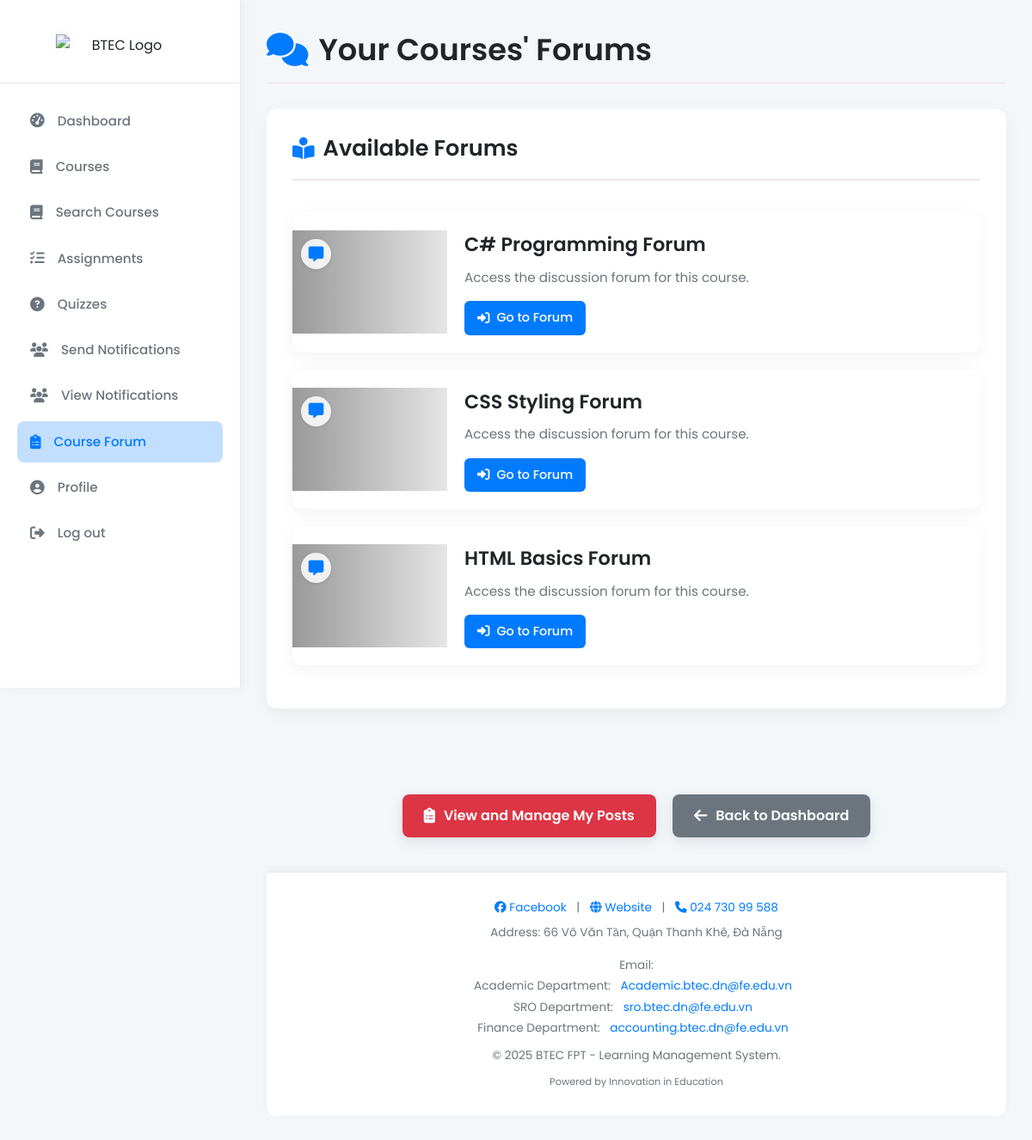
/module/teacher/forum/teacher_forum_courses.php (signed in), run on the app's committed database.
### tables this page shows
CREATE TABLE `courses` (
  `id` int NOT NULL,
  `title` varchar(255) NOT NULL,
  `department` varchar(255) DEFAULT NULL,
  `description` text,
  `teacher_id` int DEFAULT NULL,
  `created_at` datetime DEFAULT CURRENT_TIMESTAMP
);

### module/teacher/forum/teacher_forum_courses.php (the view, shortened to what this page needs)
<?php
include "../../../includes/db_connect.php";
$teacher_id = $_SESSION['user_id'];
$courses_query = $conn->query("SELECT id, title FROM courses WHERE teacher_id = $teacher_id ORDER BY id DESC");
?>
<!DOCTYPE html>
<html lang="en">
<head>
    <link rel="stylesheet" href="https://cdnjs.cloudflare.com/ajax/libs/font-awesome/6.5.0/css/all.min.css">
    <link rel="stylesheet" href="../../../css/style.css">
    <link rel="stylesheet" href="../../../css/teacher/teacher_forum_courses.css">
</head>
<body>
    <?php include "../../../includes/teacher_sidebar.php"; ?>
    <div class="main-content">
        <div class="admin-page-header">
            <h2><i class="fas fa-comments"></i> Your Courses' Forums</h2>
        </div>
        <?php if ($courses_query->num_rows > 0): ?>
            <div class="progress-overview">
                <h3><i class="fas fa-book-reader"></i> Available Forums</h3>
                <div class="progress-content">
                    <ul class="course-list">
                        <?php while ($course = $courses_query->fetch_assoc()): ?>
                            <li class="course-item">
                                <div class="course-item-image" style="background-image: url('https://source.unsplash.com/random/800x400?forum,discussion&sig=<?= $course['id'] ?>');">
                                    <span class="course-icon"><i class="fas fa-comment-alt"></i></span>
                                </div>
                                <div class="course-item-content">
                                    <h3 class="course-item-title"><?= htmlspecialchars($course['title']) ?> Forum</h3>
                                    <p class="course-item-description">Access the discussion forum for this course.</p>
                                    <div class="course-item-actions">
                                        <a href="teacher_forum.php?course_id=<?= $course['id'] ?>"><i class="fas fa-sign-in-alt"></i> Go to Forum</a>
                                    </div>
                                </div>
                            </li>
                        <?php endwhile; ?>
                    </ul>
                </div>
            </div>
        <?php else: ?>
            <p class="no-results"><i class="fas fa-exclamation-circle"></i> You are not currently teaching any courses with associated forums.</p>
        <?php endif; ?>
        <div class="back-to-courses" style="margin-top: 30px; text-align: center;">
            <a href="teacher_my_posts.php" class="back-button" style="background-color: var(--accent-color);"><i class="fas fa-clipboard-list"></i> View and Manage My Posts</a>
            <a href="../dashboard/teacher_dashboard.php" class="back-button" style="margin-left: 15px;"><i class="fas fa-arrow-left"></i> Back to Dashboard</a>
        </div>
        <?php include "../../../includes/footer.php"; ?>
    </div>
</body>
</html>

### css/style.css (style rules this page uses)
:root { --primary-color: #007bff; --accent-color: #dc3545; --background-light: #f4f7fa; --background-card: #ffffff; --text-dark: #212529; --text-medium: #6c757d; --text-light: #ced4da; --border-color: #eee6e6; --shadow-light: rgba(0, 0, 0, 0.05); --shadow-medium: rgba(0, 0, 0, 0.1); }
*, *::before, *::after { box-sizing: border-box; margin: 0; padding: 0; }
body { font-family: 'Poppins', sans-serif; background-color: var(--background-light); color: var(--text-dark); line-height: 1.6; display: flex; min-height: 100vh; }

### css/teacher/teacher_forum_courses.css (style rules this page uses)
*, *::before, *::after { box-sizing: border-box; margin: 0; padding: 0; }
body { font-family: 'Poppins', sans-serif; background: var(--background-light); color: var(--text-dark); line-height: 1.6; min-height: 100vh; display: flex; overflow-x: hidden; transition: background 0.4s, color 0.4s; }
.main-content { margin-left: 280px; padding: 30px; flex-grow: 1; display: flex; flex-direction: column; background-color: var(--background-light); transition: margin-left 0.3s ease; }
.admin-page-header { display: flex; justify-content: space-between; align-items: center; margin-bottom: 30px; padding-bottom: 10px; border-bottom: 1px solid var(--border-color); }
.admin-page-header h2 { font-size: 2.2em; color: var(--text-dark); margin: 0; display: flex; align-items: center; font-weight: 600; }
.admin-page-header h2 i { margin-right: 12px; color: var(--primary-color); font-size: 1.1em; }
.progress-overview { background-color: var(--background-card); padding: 30px; border-radius: 12px; box-shadow: 0 5px 20px var(--shadow-light); margin-bottom: 30px; position: relative; }
.progress-overview > h3 { position: absolute; top: 25px; left: 30px; font-size: 1.6em; color: var(--text-dark); font-weight: 600; display: flex; align-items: center; padding-bottom: 15px; border-bottom: 2px solid var(--border-color); width: calc(100% - 60px); margin-bottom: 20px; }
.progress-overview > h3 i { margin-right: 10px; color: var(--primary-color); font-size: 1em; }
.progress-content { margin-top: 60px; display: flex; flex-direction: column; gap: 20px; }
.back-button { display: inline-flex; align-items: center; padding: 12px 25px; background-color: #6c757d; color: white; text-decoration: none; border-radius: 8px; font-weight: 600; transition: background-color 0.3s ease, transform 0.2s ease, box-shadow 0.3s ease; box-shadow: 0 4px 15px rgba(108, 117, 125, 0.2); margin-top: 40px; text-align: center; }
.back-button i { margin-right: 10px; font-size: 1.1em; }
.course-list { list-style: none; padding: 0; margin-top: 30px; }
.course-item { background-color: var(--background-card); border-radius: 12px; box-shadow: 0 5px 20px var(--shadow-light); margin-bottom: 20px; overflow: hidden; display: flex; align-items: center; transition: transform 0.2s ease, box-shadow 0.2s ease; }
.course-item-image { width: 180px; height: 120px; background-size: cover; background-position: center; position: relative; flex-shrink: 0; }
.course-item-image::after { content: ""; position: absolute; inset: 0; background: linear-gradient(to right, rgba(0,0,0,0.4) 0%, rgba(0,0,0,0.1) 100%); z-index: 1; }
.course-icon { position: absolute; top: 10px; left: 10px; z-index: 2; background: rgba(255,255,255,0.85); color: var(--primary-color); border-radius: 50%; width: 35px; height: 35px; display: flex; align-items: center; justify-content: center; font-size: 1.1em; box-shadow: 0 1px 4px rgba(0,0,0,0.1); }
.course-item-content { padding: 20px; flex-grow: 1; }
.course-item-title { font-size: 1.4em; color: var(--text-dark); margin-bottom: 8px; font-weight: 600; }
.course-item-description { color: var(--text-medium); font-size: 0.95em; margin-bottom: 15px; }
.course-item-actions a { display: inline-flex; align-items: center; padding: 8px 15px; background-color: var(--primary-color); color: #fff; text-decoration: none; border-radius: 6px; font-size: 0.9em; font-weight: 500; transition: background-color 0.2s ease, transform 0.1s ease; }
.course-item-actions a i { margin-right: 8px; }

### data on the page
courses: title "C# Programming"
courses: title "CSS Styling"
courses: title "HTML Basics"
